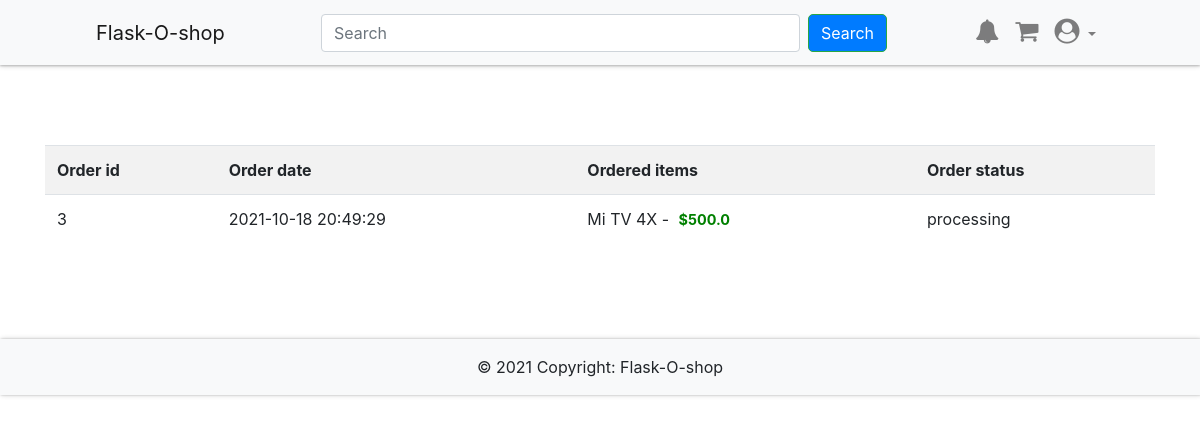
The page /orders (signed in) on the database as committed earlier.
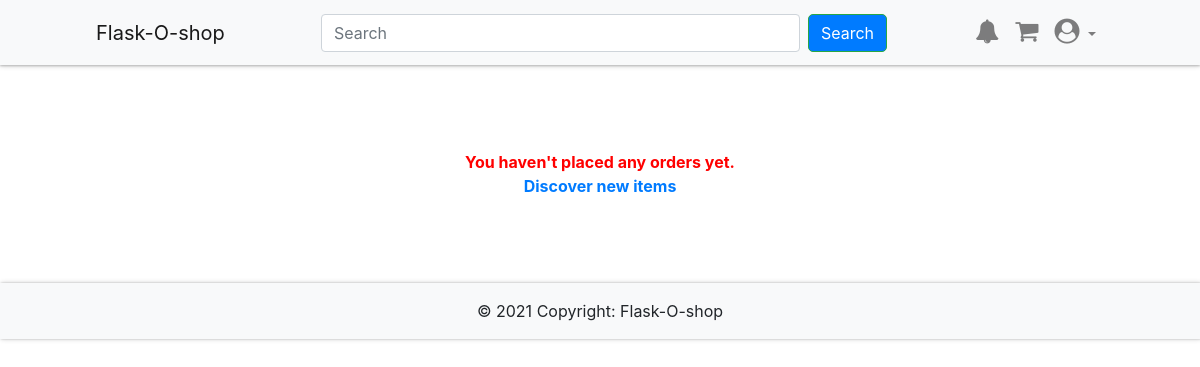
The same page on the database as committed later.
### app/db_models.py (models this page shows)
class Order(db.Model):
	__tablename__ = "orders"
	id = db.Column(db.Integer, primary_key=True)
	uid = db.Column(db.Integer, db.ForeignKey('users.id'), nullable=False)
	date = db.Column(db.DateTime, nullable=False)
	status = db.Column(db.String(50), nullable=False)
	items = db.relationship("Ordered_item", backref="order")

class Ordered_item(db.Model):
	__tablename__ = "ordered_items"
	id = db.Column(db.Integer, primary_key=True)
	oid = db.Column(db.Integer, db.ForeignKey('orders.id'), nullable=False)
	itemid = db.Column(db.Integer, db.ForeignKey('items.id'), nullable=False)

class Item(db.Model):
	__tablename__ = "items"
	id = db.Column(db.Integer, primary_key=True)
	name = db.Column(db.String(100), nullable=False)
	price = db.Column(db.Float, nullable=False)
	category = db.Column(db.Text, nullable=False)
	image = db.Column(db.String(250), nullable=False)
	details = db.Column(db.String(250), nullable=False)
	price_id = db.Column(db.String(250), nullable=False)
	orders = db.relationship("Ordered_item", backref="item")

### app/__init__.py (the view)
@app.route('/orders')
@login_required
def orders():
	return render_template('orders.html', orders=current_user.orders)

### app/__init__.py (called while the page is built)
@app.context_processor
def inject_now():
	return {'now': datetime.utcnow()}

@login_manager.user_loader
def load_user(user_id):
	return User.query.get(user_id)

### app/templates/orders.html (shortened to what this page needs)
{% extends "base.html" %}
{% block content %}
    {% if not orders %}
		<div class="flash-error">
			You haven't placed any orders yet.<br>
			<a href="{{ url_for('home') }}">Discover new items</a>
		</div>
	{% else %}
    <table class="table table-striped">
        <tr>
            <th>Order id</th>
            <th>Order date</th>
			<th>Ordered items</th>
			<th>Order status</th>
        </tr>
    {% for order in orders %}
        <tr>
            <td>{{ order.id }}</td>
            <td>{{ order.date.strftime('%Y-%m-%d %H:%M:%S') }}</td>
			<td>
				{% for i in order.items %}
					{{ i.item.name }} - <span class="details success">${{ i.item.price }}</span><br>
				{% endfor %}
			</td>
			<td>{{ order.status }}</td>
        </tr>
    {% endfor %}
    </table>
	{% endif %}
{% endblock %}

Rows that differ between the two databases and show on the page:
removed Order: id "3", date "2021-10-18 20:49:29", status "processing"
removed Ordered_item: item.name "Mi TV 4X", item.price "500.0"
Other text that changed with them:
text no longer shown: "Order id Order date Ordered items Order status"
text now shown: "You haven't placed any orders yet. Discover new items"
